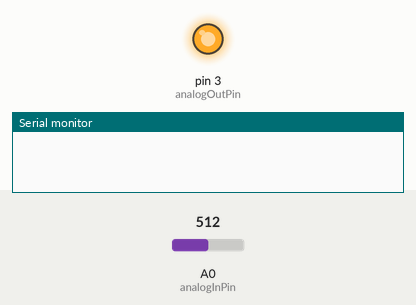
Bench run of a program on a simulated Arduino Uno, built with avr-gcc and run on an emulated ATmega328P. On the bench: output pins drawn as LEDs (lit = HIGH), the last lines printed to the serial monitor. The test bench sets the inputs (shaded band); at power-on: A0 (analogInPin) = 512.

Above: at 1.2 s.
1.3 s: A0 (analogInPin) set to 0
At 2.5 s:
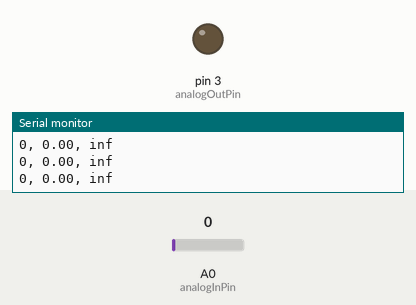
4.3 s: A0 (analogInPin) set to 122
At 16.8 s:
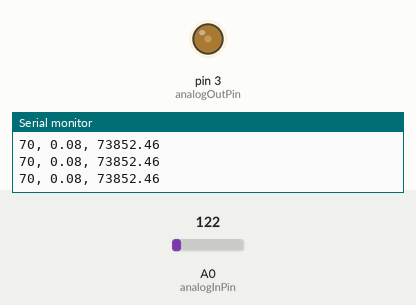
Timing chart, 0 to 19.7 s (numbered marks = the images above; inputs shaded):
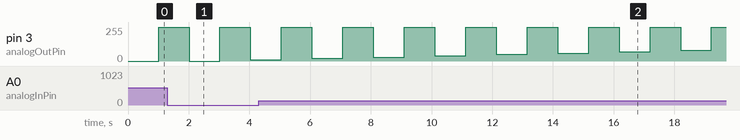

Measured:
- by itself, pin 3 (analogOutPin): ramps from 20/255 to 255/255 and jumps back, once every 2.0 s

The program:

main.cpp
```cpp
#include <Arduino.h>
#include <stdlib.h>
#include <math.h>
#include "system.h"
#include "simulator.h"
#include "control.h"
#include "userInterface.h"
#include "state.h"

System sys;
Simulation simulator;
Control controller;
UserInterface user;
upperLevel desk_occ;
lowLevel desk_free;

void setup() {

 Serial.begin(1000000); // initialize serial communications at 1Mbps

  TCCR2B = TCCR2B & B11111000 | B00000001; // for PWM frequency of 31372.55 Hz (Timer 2 | 8 bit)
  //Phase correct
  TCCR2A = TCCR2A & B11111100 | B00000001;
  TCCR2B = TCCR2B & B11110111;
  //Normal port operation, OC2A disconnected. COM2A1,COM2A0 = 0
  TCCR2A = TCCR2A & B00111111;
  //Normal port operation, OC2B disconnected. COM2B1, COM2B0 = 0
  TCCR2A = TCCR2A & B11001111;
  //To ensure compatibility with future devices, this bit (FOC2A,FOC2B) must be set to zero when TCCR2B is written when operating in PWM mode.
  TCCR2B = TCCR2B & B00111111;

  /*
  cli();  // disable interrupts
  TCCR1A = 0;   // clear register
  TCCR1B = 0;   // clear register
  TCNT1 = 0;    // reset counter
  OCR1A = 19999; // Ensure 100 Hz sampling frequency (Ts = 10 ms)
  TCCR1B |= (1 << WGM12); // CTC On
  TCCR1B |= (1 << CS01); // Set prescaler for 8
  TIMSK1 |= (1 << OCIE1A); // enable timer compare interrupt
  sei(); //enable interrupts */

  /*
  // Calibrates one time only, everytime the system reboots
  //sys.calibrationG(); */
}

int prevPWM = -1;
void loop() {

  sys.stepGenerator();
  sys.readingsLDR();

  if (sys.step==true ){

    Serial.print(sys.PWM);
    Serial.print(", ");
    Serial.print(sys.Lux);
    Serial.print(", ");
    Serial.println(sys.R2);
    prevPWM = sys.PWM;
  }


  delay(100);
}
```

control.h
```cpp
#ifndef _control_
#define _control_

class Control
{
private:
  const float T  = 0.01; // Sampling time
  int ui_before = 0;  // Previous integral control
  int ki = 65;  // Integral Gain
  float kp = 1; // Proportional Gain
  float y_pred = 0; // Prediction Obeservation (system simulation)

public:
  int uff = 0;  // Feedforward control term
  int ufb = 0;  // Feedback control term
  int ui = 0;   // Integral control term
  int up = 0;   // Proportional control term
  int u = 0;    // Control
  float e = 0;  // Real error
  float e_sim = 0;  // Simulation error

  void feedbackControl();
  void feedforwardControl();
  void Decoupled_Fb_Ff_Control(float);
  void dataDisplay();
};

#endif 
```

simulator.h
```cpp
#ifndef _simulator_
#define _simulator_

class Simulation
{
private:
  float vf = 0;
  float vi = 0;
  float R2_st = 0;
  float Lux_st = 0;
  float tauModel_st = 0;
  float simV = 0;
  float simR2 = 0;
  float simLux = 0;
  unsigned long ti = 0;
public:
  float luxSimulator(float);
};

#endif
```

state.h
```cpp
#ifndef _state_
#define _state_

// Define state occupied
class upperLevel
{
public:
  bool flag = false;
  int upperRef = 70;
};

// Define state free (default)
class lowLevel
{
public:
  bool flag = true;
  int lowRef = 20;
};

#endif 
```

system.h
```cpp
#ifndef _system_
#define _system_

class System
{
private:
  // Flags and counters
  int flag = 255;
  int count = 0;
  int count_st = 0; // Evaluate steady state
  int stop = 0;
  int stepChange = 0;
  unsigned long curr_time = 0;
  // Variables for tau calculation
  float vTau = 0;
  float vAfter = 0;
  float vBefore = 0;
  float tauModel = 0;
  float tauModel_st = 0;


  // Variable for Theta calculation
  float vAux = 0;
  float Req = 0;
  float C1 = pow(10,-6);
  unsigned long tiTheta = 0;
  unsigned long theta = 0; //80768

  // Node definition with voltage and time
  typedef struct _v_node
  {
    float v;
    unsigned long t;
    struct _v_node *next;
  } v_node;

  // Pointers to create lists with input data
  float *ptr_v = 0;
  unsigned long *ptr_t = 0;
  v_node *list = NULL;

public:
  float theoTau = 0;
  unsigned long tau = 0;
  const int analogInPin = A0; // Analog input pin that the potentiometer is attached to
  const int analogOutPin = 3; // Analog output pin that the LED is attached to
  int sensorValue = 0; // value read from the pot
  int PWM = 0; // value output to the PWM (analog out) [0,255]
  const float m = -0.5017;  // Slope
  const float b = 4.33;  // Intersection
  const int Vcc = 5;
  const int R1 = 10000;
  float V = 0;
  float R2 = 0;
  float Lux = 0;
  float G = 0;  // Gain
  int x_des = 0; // Desired State (Lux)

  // Flags and Counters
  bool newRef = false;
  bool step = false;
  volatile bool samp = false;

  void calibrationG();
  void stepGenerator();
  void readingsLDR();
  void tauCalculator();
  void thetaCalculator();
  void theoreticalTau();
  v_node* allocateNode(float volt, unsigned long time);
  v_node* freeList(v_node *list);
  v_node* addNode(v_node *list, float v, unsigned long t);
  unsigned long searchClosestNode(v_node *list, float vMax, float vMin);
  v_node* LastNode(v_node *list);
};

#endif 
```

userInterface.h
```cpp
#ifndef _userInterface_
#define _userInterface_

class UserInterface
{
private:
  String readString;
  bool setLux = false;
  bool setUpper = false;
  bool setLower = false;
  bool setDSKO = false;

public:
  bool setPWM = false;
  void newInput();
};

#endif 
```

control.cpp
```cpp
#include <Arduino.h>
#include "system.h"
#include "control.h"
#include "state.h"

extern System sys;
extern upperLevel desk_occ;
extern lowLevel desk_free;

// Stand alone Feedforward Control
void Control::feedforwardControl(){
  uff = (int)sys.x_des/sys.G;
  analogWrite(sys.analogOutPin, uff);
}

// Stand alone Feedback Control
void Control::feedbackControl(){

  // Error to reference
  e = sys.x_des - sys.Lux;
  // Integral Part
  ui = ui_before + T*ki*e;
  // Proportional Part
  up = kp*e;
  // Control signal
  u = up + ui;
  // Saturate Integral Term
  if(u>255){ui = 255 - up; u = up + ui;}
  if(u<0){ui = 0 - up; u = up + ui;}
  // Send control signal to LED
  analogWrite(sys.analogOutPin, u);
  // Dead Zone
  if(!((e < 1.00) && (e > -1.00))){ui_before = ui;}

}

// Decoupled Feedback plus Feedforward Control
void Control::Decoupled_Fb_Ff_Control(float _simLux){

  // Feedforward drives the system to the set point
  uff = (int)sys.x_des/sys.G;
  // Feedback attenuates disturbances and noise
  // error from simulation
  e_sim = _simLux - sys.Lux;
  // error to reference
  e = sys.x_des - sys.Lux;
  // Integral Part
  ui = ui_before + T*ki*e_sim;
  // Proportional Part
  up = kp*e_sim;
  // Control signal
  u = up + ui + uff;
  // Saturate Integral Term
  if(u>255){ui = 255 - uff - up; u = up + ui + uff;}
  if(u<0){ui = 0 - uff - up; u = up + ui + uff;}
  // Send control signal to LED
  analogWrite(sys.analogOutPin, u);
  // Dead Zone
  if(!((e < 1.00) && (e > -1.00))){ui_before = ui;}
}

void Control::dataDisplay(){

  Serial.print(sys.PWM);
  Serial.print(",   ");
  Serial.print(millis());
  Serial.print(",   ");
  Serial.print(sys.x_des);
  Serial.print(",   ");
  Serial.print(uff);
  Serial.print(",   ");
  Serial.print(u);
  Serial.print(",     ");
  Serial.print(ui);
  Serial.print(",     ");
  Serial.print(up);
  Serial.print(",     ");
  Serial.print(sys.Lux);
  Serial.print(",     ");
  Serial.print(e_sim);
  Serial.print(",   ");
  Serial.println(e);
  if(desk_free.flag) {Serial.print(" Desk Free   ");}
  if(desk_occ.flag) {Serial.print(" Desk Occupied   ");}
  if((!desk_free.flag)&&(!desk_occ.flag)){Serial.print(" No state - Reference from user input    ");}
}
```

simulator.cpp
```cpp
#include <Arduino.h>
#include "system.h"
#include "simulator.h"

extern System sys;

float Simulation::luxSimulator(float _x_des){
  // Tau Experimenta lModel
  //Lux_st = G*PWM; // use in case of stepGenerator
  Lux_st = _x_des;
  if (Lux_st == 0){tauModel_st = 22000;}
  else {tauModel_st = -3622*log(Lux_st)+19455;}
  R2_st = 65088*pow(Lux_st, -0.702);

  // Record the time, initial voltage, and steady state voltage each step change
  if (sys.newRef)
  {
    ti = micros();
    vi = vf;
    vf = sys.Vcc*(sys.R1/(sys.R1+R2_st));
    //step = false; // use in case of stepGenerator
    sys.newRef = false; // use in case of control
  }

  // Simulated voltage is given by the solution of the differential equation
  simV = vf - (vf-vi)*(exp(-(float)(micros()-ti)/tauModel_st));
  simR2 = sys.R1*(sys.Vcc/simV - 1);
  simLux = pow(10, (log10(simR2) - sys.b)/sys.m);
  return simLux;
}
```

system.cpp
```cpp
#include <Arduino.h>
#include "system.h"

void System::calibrationG(){
  // Turn LED ON (max value)
  analogWrite(analogOutPin, 255);
  delay(900);
  G = Lux/255;
  // Turn LED OFF
  analogWrite(analogOutPin, 0);
  delay(900);
  newRef = true;
}

void System::readingsLDR(){
  sensorValue = analogRead(analogInPin); // read the analog in value [0,1023]
  V = (float)(sensorValue*Vcc)/1023; // Voltage [0,5]
  R2 = R1*(Vcc/V - 1); // R2 (voltage divider)
  Lux = pow(10, (log10(R2) - b)/m);


}

int prev_count =0;
void System::stepGenerator(){

// Generating steps with incrementing PWM values 10 at a time
  if (((millis() - curr_time) > 1000))
  {
    //Serial.println("stepGenerator");
    if(PWM == flag) // Anchoring the extreme values (0 or 255)
    {
/*       if (prev_count != count){
        prev_count = count;
        Serial.print("PWM:");
        Serial.println(count);
      } */
      if(count<128) // 1st threshold (half the scale)
      {
        //Serial.println(count);
        PWM = count;
        count += 10;
        step = true;

      }
      else if (count == 130)
      {
        PWM = 0;
        count += 10;
        flag = 0;
        //step = true; // VERIF
      }
      else
      {
        flag = 0;
        if (count<265) // 2nd treshold (top of the scale) -> change anchor
        {
          PWM = count - 10;
          count += 10;
          step = true;
        }
        else {count = 0;
        flag = 255;
        step = false;
        } // reseting count and anchor
      }
    }
    else {PWM = flag;
    step = false;
     /* step = true; */}
  // Update current time
  curr_time = millis();
  }
  // Send PWM value to LED
  analogWrite(analogOutPin, PWM);

}

void System::tauCalculator(){

  if(step) {

    // Add new node to the list (Voltage, Time of acquisition)
    list = addNode(list, V, millis());

    if (list->next != NULL)
    {
      // Evaluate Steady State
      if (abs(float((list->v - list->next->v))) <= 0.01)
      {
          count_st += 1;
      }
    }

    // Steady state is reached
    if (count_st == 20){

      // Experimental tau
      tau = searchClosestNode(list,(LastNode(list))->v, list->v);
/*       Serial.print("Exp Tau:");
      Serial.print(tau); */

      // Freeing the allocated memory
      list = freeList(list);
      // Theoretical tau
      theoreticalTau();

      Serial.print(PWM);
      Serial.print(",   ");
      Serial.print(Lux);
      Serial.print(",   ");
      Serial.print(tau);
      Serial.print(",   ");
      Serial.print(theoTau);
      Serial.print(",   ");
      Serial.println(vTau);
      // Reseting the  counter
      count_st = 0;
      step = false;
    }
  }
}

void System::thetaCalculator(){

  // New step, store ti
  if(stepChange == 1)
  {
    tiTheta = micros();
    vAux = V;
    stepChange = 0;
  }

  // Dead Time
  if ((abs(float((V - vAux))) != 0) && (tiTheta != 0))
  {
    theta = micros() - tiTheta;
    tiTheta = 0;
    stop = 0;
  } else {vAux = V;}
}

void System::theoreticalTau(){
  Req = (R1*R2)/(R1+R2);
  theoTau = (Req*C1)*pow(10,3); // milli
/*   Serial.print("\tTh Tau:");
  Serial.println(theoTau); */
}

unsigned long System::searchClosestNode(System::v_node *list, float vMax, float vMin){

  System::v_node *temp = NULL;
  unsigned long tau = 0, ti = (LastNode(list))->t;

  if (flag == 0){vTau = 0.63*(vMax-vMin) + vMin;} // Rising step
  if (flag == 255){vTau = 0.37*(vMax-vMin) + vMin;} // Falling step

  temp = list;

  while(temp->next != NULL){
    if( abs(float(vTau - temp->v)) > abs(float(vTau - temp->next->v))){
      tau = (temp->next->t - ti);
    }

    temp = temp->next;
  }

  return tau;
}

// Dinamically Allocate Memory for each node
System::v_node* System::allocateNode(float volt, unsigned long time){
  System::v_node *temp = NULL;
  temp = (System::v_node*)malloc(sizeof(System::v_node));
  if (temp != NULL) {
    temp->v = volt;
    temp->t = time;
    temp->next = NULL;
  }
  return temp;
}

// Freeing the entire list from memory
System::v_node* System::freeList(System::v_node *list){

  System::v_node *temp = NULL;

  while(list != NULL){
    temp = list;
    list = list->next;
    free(temp);
  }
  return NULL;
}

// Adding new node to list
System::v_node* System::addNode(System::v_node *list, float v, unsigned long t){

  System::v_node *temp = NULL;

  temp = allocateNode(v,t);
  if(temp != NULL){
    // Add head
    if (list == NULL){
      list = temp;
    // Add to the list
    } else {
      temp->next = list;
      list = temp;
    }
  }
  return list;
}

// Gain acess to the last node of the list
System::v_node* System::LastNode(System::v_node *list){
  System::v_node *temp = list;
  while(temp->next != NULL){
    temp = temp->next;
  }
  return temp;
}
```

userInterface.cpp
```cpp
#include <Arduino.h>
#include "system.h"
#include "userInterface.h"
#include "state.h"

extern System sys;
extern upperLevel desk_occ;
extern lowLevel desk_free;

void UserInterface::newInput(){
  if (Serial.available())
  {
    char c = Serial.read();  //gets one byte from serial buffer
    if (c == ',')
    {
      if (readString.length() > 1)
      {
        // change the desired lux value
        if(setLux)
        {
          // Turn off occupied or free state
          desk_occ.flag = false;
          desk_free.flag = false;
          // Turn off PWM mode
          setPWM = false;

          sys.x_des = readString.toInt();
          setLux = false;
          sys.newRef = true;
        }
        // change the desired PWM value
        else if (setPWM)
        {
          sys.PWM = readString.toInt();
        }
        // change the upper reference lux value (occupied)
        else if (setUpper)
        {
          desk_occ.upperRef = readString.toInt();
          setUpper = false;
        }
        // change the lower reference lux value (f)
        else if (setLower)
        {
          desk_free.lowRef = readString.toInt();
          setLower = false;
        }
        // change the desk occupancy state
        else if (setDSKO)
        {
          if(readString == "FREE"){setPWM = false; desk_occ.flag = false; desk_free.flag = true;}
          if(readString == "OCC"){setPWM = false; desk_free.flag = false; desk_occ.flag = true;}
          setDSKO = false;
        }

        // Command that flags a request to change the desired lux value
        if(readString == "LUX"){setLux = true;}
        // Command that flags a request to change the PWM value
        else if (readString == "PWM"){setPWM = true;}
        // Command that flags a request to change the upper reference lux value (occupied)
        else if (readString == "UPP"){setUpper = true;}
        // Command that flags a request to change the lower reference lux value (free)
        else if (readString == "LW"){setLower = true;}
        // Command that flags a request to change the desk occupancy state
        else if (readString == "DSKO"){setDSKO = true;}

        readString = ""; //clears variable for new input
      }
    }
    else
    {
    readString += c; //makes the string readString
    }
  }
}
```
